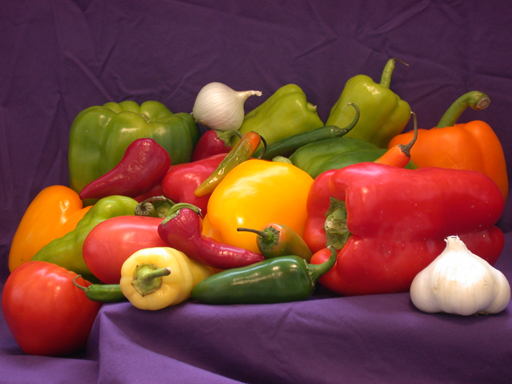
#> input picture images/peppers.png, 512 x 384 px, found by its file name
$ python Denoising_Wavelet_rgb.py   (older library calls are emulated)
#> lines starting #> are read from the running program, lines starting #| are printed output that depends on the picture
""" Mansi Paolo mat. 0622701542"""

import math
import pywt
import numpy as np
import matplotlib.pyplot as plt
import cv2
import skimage.metrics


def show_image_from_coefficients(coeffs, shape, title=None):
    rows, cols = shape
    C = np.ones([rows + int(np.ceil(math.log2(rows) / 2)), cols + int(np.ceil(math.log2(cols) / 2))])
    dim_rows, dim_cols = coeffs[0].shape
    for i in range(len(coeffs)):
        if i == 0:
            C[:dim_rows, :dim_cols] = coeffs[i]
        else:
            dim_rows, dim_cols = coeffs[i][0].shape
            C[:dim_rows, dim_cols:dim_cols * 2] = coeffs[i][0]
            C[dim_rows:dim_rows * 2, :dim_cols] = coeffs[i][1]
            C[dim_rows:dim_rows * 2, dim_cols:dim_cols * 2] = coeffs[i][2]
    plt.imshow(C, vmin=-0.5, vmax=2, cmap='jet')
    if title is not None:
        plt.title(title)
    return


def get_threshold(image, wname):
    coeff = pywt.wavedec2(image, wname, 1)
    A = np.array([np.concatenate(([*coeff]), axis=None)])
    n = ((coeff[0][1]).shape[0])
    X = A[:, n ** 2 + 1:]
    sigma = np.median(np.abs(X)) / 0.6745
    thr = sigma * math.sqrt(2 * math.log((n * 2) ** 2))
    return thr


def _plot_wavelet_transform(coeff, shape, title, ch, pre):
    if pre is True:
        if title is None:
            title = 'Pre Denoising'
        if ch == 1:
            # fig, axs = plt.subplots(2, 3, constrained_layout=True)
            plt.subplot(231)
            title = title + '- B'
        elif ch == 2:
            plt.subplot(232)
            title = title + '- G'
        elif ch == 3:
            plt.subplot(233)
            title = title + '- R'
        else:
            plt.figure()
            plt.subplot(121)
    else:
        if title is None:
            title = 'Post Denoising'
        if ch == 1:
            plt.subplot(234)
            title = title + '- B'
        elif ch == 2:
            plt.subplot(235)
            title = title + '- G'
        elif ch == 3:
            plt.subplot(236)
            title = title + '- R'
        else:
            plt.subplot(122)
    show_image_from_coefficients(coeff, shape, title)


def _denoise(image, wname, levels, flag_show=None, title=None, ch=-1):
    # Wavelet Transform
    coeff = pywt.wavedec2(image, wname, level=levels)
    # Plot Wavelet Transform
    if flag_show is not None and flag_show[0] is True:
        _plot_wavelet_transform(coeff, image.shape, None if title is None else title[0], ch, True)
    # Get Threshold
    thr = get_threshold(image, wname)
    # Denoising Wavelet Transform
    for i in range(1, len(coeff)):
        for imm in coeff[i]:
            imm[abs(imm) < thr] = 0
    # Plot Wavelet Tranform Denoised
    if flag_show is not None and flag_show[1] is True:
        _plot_wavelet_transform(coeff, image.shape, None if title is None else title[1], ch, False)
    # Reconstruct Image
    return pywt.waverec2(coeff, wname)


def denoise(image, wname, levels, channels, flag_show=None, title=None):
    if channels == 1:
        im = _denoise(image, wname, levels, flag_show, title, -1)
    else:
        im = np.zeros([*image.shape])
        for c in range(channels):
            im[:, :, c] = _denoise(image[:, :, c], wname, levels, flag_show, title, c + 1)
    return im


def get_channels_number(image):
    return 1 if len(image.shape) == 2 else image.shape[2]


# Display image
def display(image, title=''):
    cv2.namedWindow(title, cv2.WINDOW_KEEPRATIO)
    cv2.imshow(title, image)
    h, w = image.shape[0:2]
    neww = 400
    newh = int(neww * (h / w))
    cv2.resizeWindow(title, neww, newh)


if __name__ == '__main__':
    I = cv2.imread('../images/peppers.png', -1)
#> I is the input picture: shape (384, 512, 3); mean B, G, R 57.6, 66.4, 120.8
    I_noise = skimage.util.random_noise(I, 'gaussian')
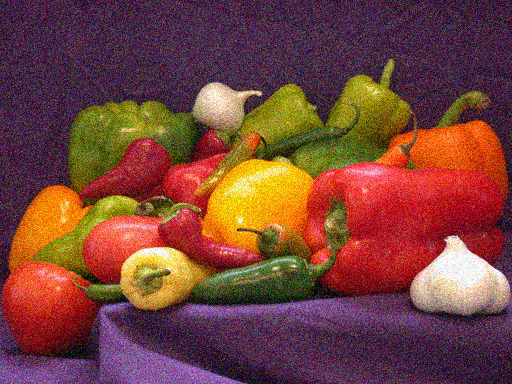
#> I_noise: shape (384, 512, 3) float64; mean B, G, R 0.232, 0.264, 0.47
    display(I_noise, 'Original with Noise')

    # Trasformata Wavelet
    wname = 'db3'
    I_noise = skimage.img_as_float(I_noise)
    levels = pywt.dwtn_max_level(I_noise.shape[:-1], wname)
#> levels = 6
    channels = get_channels_number(I_noise)
#> channels = 3
    I = np.uint16(I)

    print('Level : ', levels, '\n', end='\t\t')
#| Level :  6
    levels = 3;
    # Denoise
    de_image = denoise(I_noise, wname, levels, channels, (True, True),
                       title=['Pre_denoise ' + str(levels), 'Post_denoise ' + str(levels)])
#> the loop in denoise, `for c in range(channels):` made 3 passes
#> after the loop in denoise, `for c in range(channels):`:
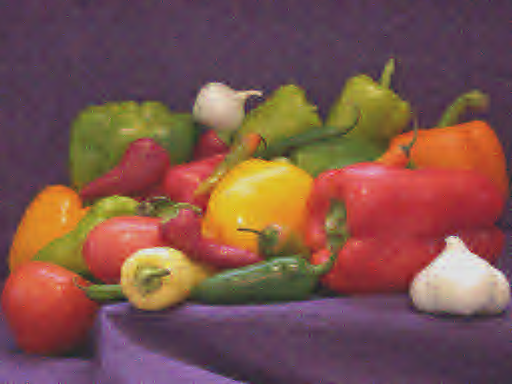
#> im: shape (384, 512, 3) float64; mean B, G, R 0.232, 0.264, 0.47; drawn with min black and max white
    display(de_image, 'Denoised image with level= ' + str(levels))
    # Correzione dimensione immagine
    if I.shape != de_image.shape:
        de_image = de_image[:-1, :]
    de_image = skimage.img_as_uint(de_image / 255)
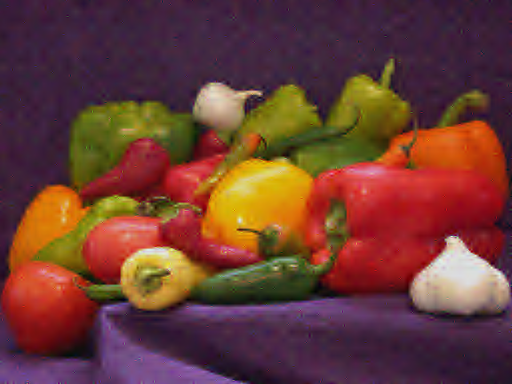
#> de_image: shape (384, 512, 3) uint16; mean B, G, R 59.7, 67.8, 120.8; drawn with min black and max white
    print('PSNR: ' + '%.4f' % skimage.metrics.peak_signal_noise_ratio(I, de_image), end='\t\t')
#| PSNR: 77.2043
    print('SSIM: ' + '%.4f' % skimage.metrics.structural_similarity(I, de_image, multichannel=(channels != 1)))
#| SSIM: 0.9999

    plt.show()
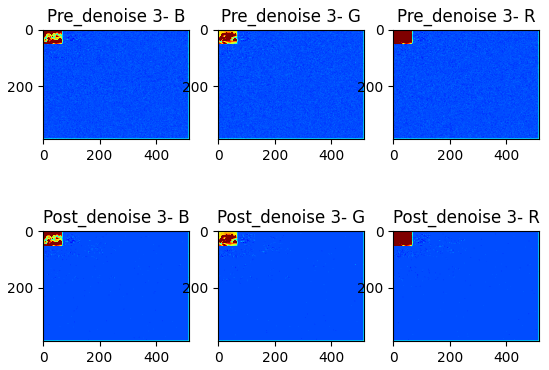
#> figure drawn by matplotlib, 6 panels
    cv2.waitKey(0)

$ run again, with images/Napoli.tif saved as images/peppers.png
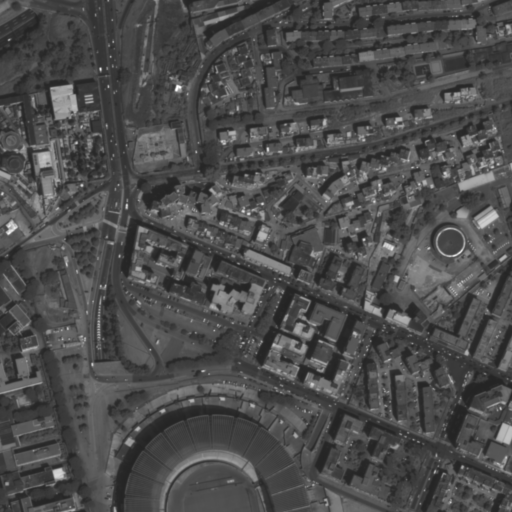
#> input picture images/Napoli.tif, 512 x 512 px, found by its file name
#> I is the input picture: shape (512, 512); min 35, max 255, mean 76.5
#> channels = 1
#| Level :  6
#> in _denoise, `coeff = pywt.wavedec2(image, wname, level=levels)`: coeff = 4 items
#> the loop in show_image_from_coefficients, `for i in range(len(coeffs)):` made 4 passes
#> (dim_rows, dim_cols) on passes 2 to 4: (68, 68), (131, 131), (258, 258)
#> in get_threshold, `coeff = pywt.wavedec2(image, wname, 1)`: coeff = 7 items
#> sigma = 0.107
#> in get_threshold, `thr = sigma * math.sqrt(2 * math.log((n * 2) ** 2))`: thr = 0.382
#> the loop in _denoise, `for i in range(1, len(coeff)):` made 3 passes
#> after the loop in _denoise, `for i in range(1, len(coeff)):`:
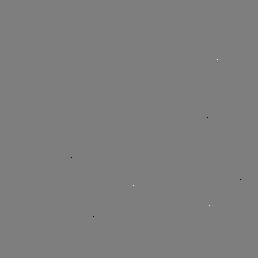
#> imm: shape (258, 258) float64; min -0.402, max 0.41, mean -5.78e-06; drawn with min black and max white
#> the loop in show_image_from_coefficients (call 2), `for i in range(len(coeffs)):` made 4 passes
#> in _denoise, `return pywt.waverec2(coeff, wname)`:
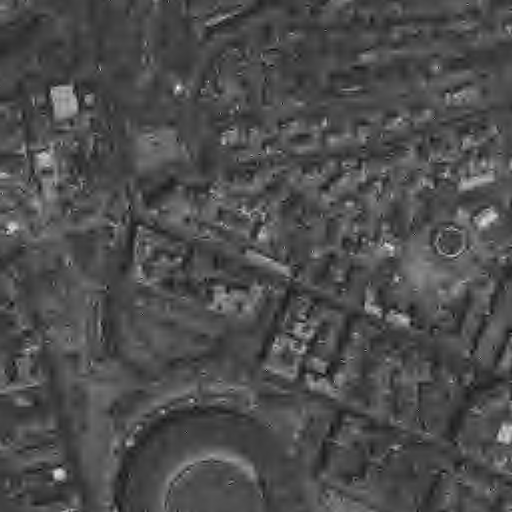
#> returned value: shape (512, 512) float64; min -0.0325, max 1.06, mean 0.3; drawn with min black and max white
#| PSNR: 74.6640
#| SSIM: 0.9999
